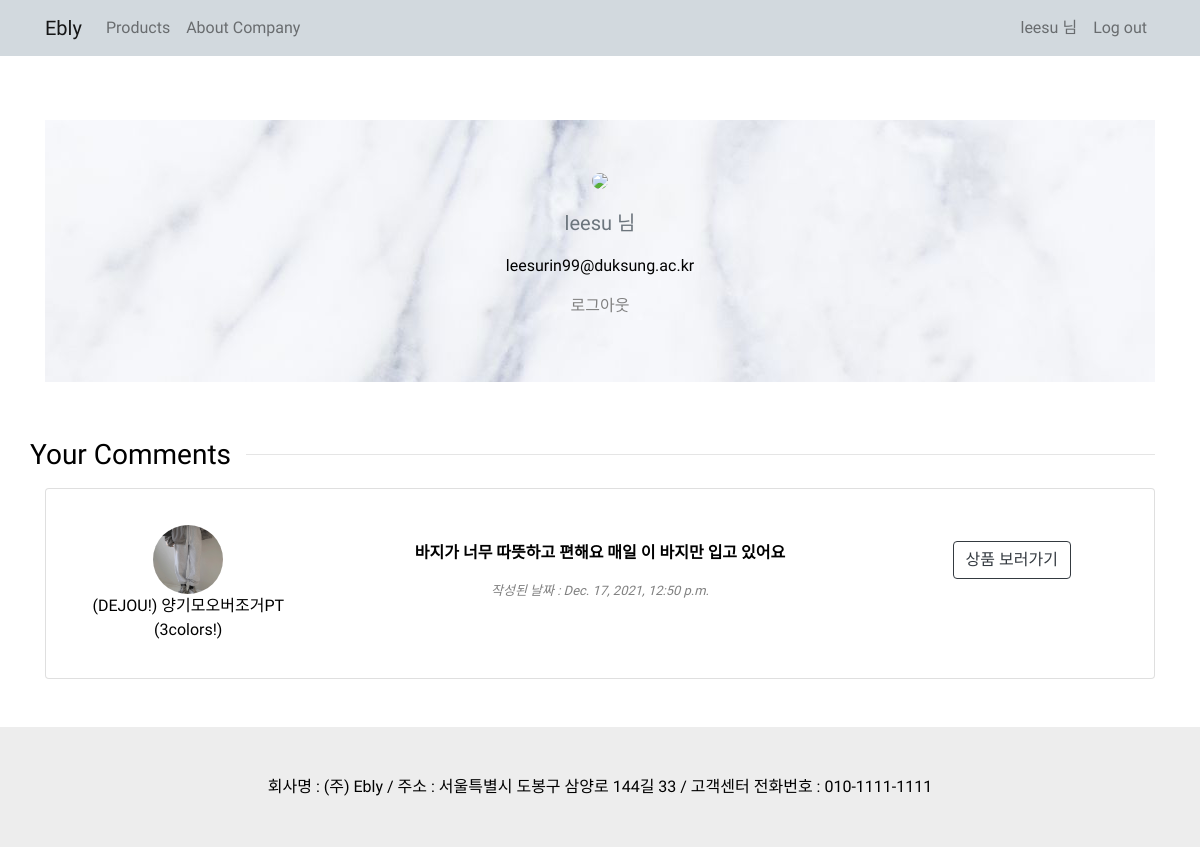
Screenshot of /shop/mypage/ (signed in) with the database file from the repository.
### shop/models.py (models this page shows, shortened)
class Comment(models.Model): # 블로그 포스트가 존재해야만 댓글을 달 수 있다. 댓글과 포스트는 다대일 관계
    good = models.ForeignKey(Good, on_delete=models.CASCADE) # 포스트가 삭제되면 댓글도 모두 삭제
    user = models.ForeignKey(User, on_delete=models.CASCADE) # 한명의 유저가 여러개의 댓글을 달 수 있기 때문에 다대일 관계
    content = models.TextField()
    created_at = models.DateTimeField(auto_now_add=True)

class Good(models.Model):
    name = models.TextField()
    about = models.TextField()
    price = models.IntegerField()
    inventory = models.IntegerField(blank=False)
    image = models.ImageField(upload_to='shop/images/', blank=False)
    from_url = models.URLField()
    company = models.ForeignKey(Company, null=True, blank=True, on_delete=models.CASCADE)
    size = models.ManyToManyField(Size)
    color = models.ManyToManyField(Color)
    category = models.ForeignKey(Category, null=True, blank=True, on_delete=models.SET_NULL)
    tag = models.ManyToManyField(Tag)
    user_com = models.ForeignKey(User, null=True, on_delete=models.SET_NULL)
    def get_absolute_url(self):
        return f'/shop/{self.pk}/'

### shop/views.py (the view)
# urls.py: path('mypage/', views.mypage),
def mypage(request):
    user = request.user
    name = user.username
    if user.socialaccount_set.exists():
        avatar = user.socialaccount_set.first().get_avatar_url()
    else:
        avatar = 'https://doitdjango.com/avatar/id/426/215f50b97258a737/svg/{user.email}/'
    if user.email:
        email = user.email
    else:
        email = False
    return render(request, 'shop/mypage.html',
                  {
                        'username' : name,
                        'avatar' : avatar,
                        'email': email,
                        'comments': Comment.objects.filter(user=user),
                  })

### shop/templates/shop/mypage.html (shortened to what this page needs)
{% extends 'shop/base.html' %}
{% block 'main_area' %}
    {% include 'home/navbar.html' %}
    <div class="container">
       <section class="py-5 text-center container">
        <div class="row mt-3 py-lg-5 text-center" style="background-image: URL(/static/home/images/8f12c522b317357e028e336ac76e825b.jpg)">
            <div class="col-lg-6 col-md-8 mx-auto">
                <img class="rounded-circle" width="100px" src="{{avatar}}">
                    <p class="lead text-muted mt-3">{{username}} 님
                        {% if email %}
                        <p>{{email}}</p>
                        {% endif %}
                <p>
                    <a href="/accounts/logout/" style="color:gray;">로그아웃</a>
            </p>
            </div>
        </div>
    </section>
        <div class="row mt-2">
            <h3>Your Comments</h3>
            <div class="col"><hr size="10"></div>
        </div>
        {% if comments %}
        {% for c in comments %}
        <div class="row mt-2">
             <div class="col">
                 <div class="card">
                     <div class="card-body">
                         <div class="card-text text-center mt-3 mb-3">
                             <div class="row">
                             <div class="col-md-3">
                                 <img class="rounded-circle" src="{{c.good.image.url }}" width="70px"><br>
                                    {{c.good.name}}
                             </div>
                             <div class="col-md-6 mt-3">
                                 <p><strong>{{c.content}}</strong></p>
                                 <p style="color:gray; font-size:small;"><i>작성된 날짜 : {{c.created_at}}</i></p>
                             </div>
                             <div class="col-md-3 mt-3">
                                 <a class="btn btn-outline-dark" href="{{c.good.get_absolute_url}}">상품 보러가기</a>
                             </div>
                             </div>
                         </div>
                     </div>
                 </div>
            </div>
        </div>
        {% endfor %}
        {% else %}
        <div class="row mt-4">
            아직 작성된 댓글이 없습니다.
        </div>
      {% endif %}
    </div>
<div class="mt-5">
        {% include 'shop/footer.html' %}
    </div>
{% endblock %}

### home/templates/home/navbar.html (shortened to what this page needs)
{% load socialaccount %}
<nav class="navbar navbar-expand-lg navbar-light web-font" style="background-color: #D2D9DE;">
    <div class="container">
        <a class="navbar-brand" href="/">Ebly</a>
        <div class="collapse navbar-collapse" id="navbarNavDropdown">
        <ul class="navbar-nav">
            <li class="nav-item">
              <a class="nav-link" href="/shop/">Products</a>
            </li>
            <li class="nav-item">
              <a class="nav-link" href="/about_company/">About Company</a>
            </li>
        </ul>
        <ul class="navbar-nav ml-auto">
            {% if user.is_authenticated %}
            <li class="nav-item">
                <a class="nav-link" href="/shop/mypage/">{{user.username}} 님</a>
            </li>
            <li class="nav-item">
              <a class="nav-link" href="/accounts/logout/">Log out</a>
            </li>
            {% endif %}
        </ul>
        </div>
        </div>
  </nav>

### rows the page displays
Comment: good.image (picture), good.name "(DEJOU!) 양기모오버조거PT (3colors!)", content "바지가 너무 따뜻하고 편해요 매일 이 바지만 입고 있어요", created_at "Dec. 17, 2021, 12:50 p.m."

### other values shown
{{ user.username }} "leesu"
{{ username }} "leesu"
{{ email }} "leesurin99@duksung.ac.kr"
